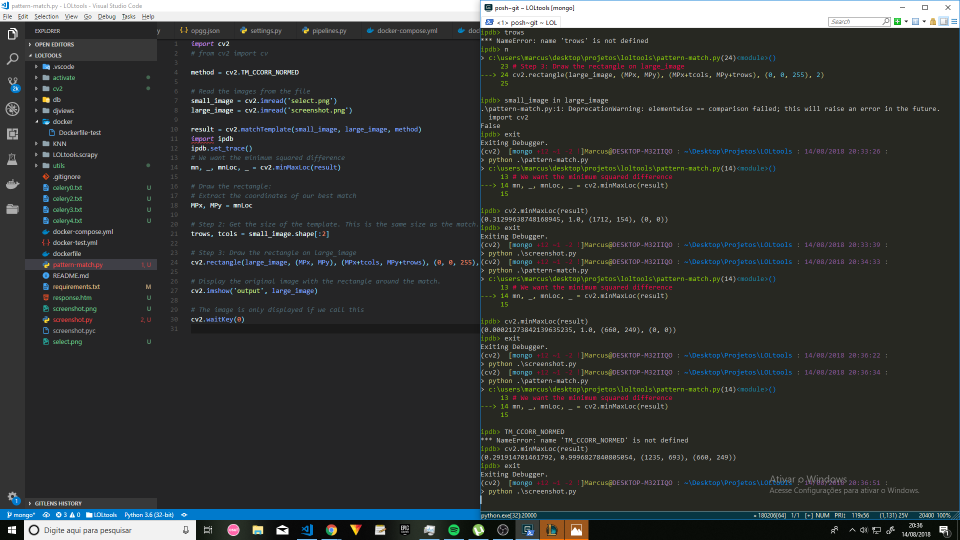
#> input picture screenshot.png, 1920 x 1080 px (shown at 1/2 size)
$ python pattern-match.py
#> lines starting #> are read from the running program, lines starting #| are printed output that depends on the picture; after the words box and inside, x2 and y2 are one past the last pixel; in counts of white or black regions, pixels touching at a corner belong together
import cv2
# from cv2 import cv

method = cv2.TM_SQDIFF
# # # method = cv2.TM_SQDIFF_NORMED

image = ['screenshot.png']


large_image = cv2.imread(image[0])
#> large_image is the input picture: shape (1080, 1920, 3); mean B, G, R 53.8, 55.2, 52.7

# [44 lines of commented-out code are left out]


c_bans_t2 = [[1473, 187, 1511, 223],
             [1433, 187, 1471, 223],
             [1393, 187, 1431, 223]]

c_bans_t1 = [[412, 187, 450, 223],
             [452, 187, 490, 223],
             [492, 187, 530, 223]]


for coordinate in c_bans_t1:
    MPx,MPy,MPx2,MPy2 = coordinate
    cv2.rectangle(large_image, (MPx, MPy), (MPx2, MPy2), (0, 0, 255), 2)
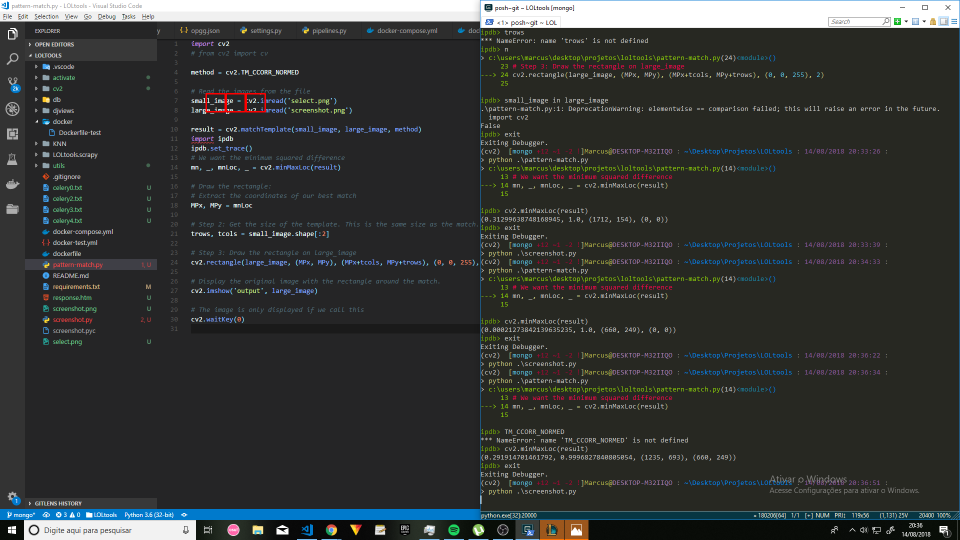
#> large_image: shape (1080, 1920, 3) (shown at 1/2 size); 0.06% of pixels changed, all inside (x1, y1, x2, y2) = (411, 186, 532, 225)
cv2.imshow("cropped", large_image)
cv2.waitKey(0)


def crop_champions(img):
    coordinates_team1 = [[370, 260, 439, 328],
                         [332, 340, 401, 408],
                         [332, 420, 401, 488],
                         [332, 500, 401, 568],
                         [332, 580, 401, 648]]

    coordinates_team2 = [[1517, 260, 1586, 328],
                         [1517, 340, 1586, 408],
                         [1517, 420, 1586, 488],
                         [1517, 500, 1586, 568],
                         [1517, 580, 1586, 648]]

    large_image = cv2.imread('screenshot.png')

    for index,coordinate in enumerate(coordinates_team2):
        MPx, MPy, MPx2, MPy2 = coordinate
        cv2.rectangle(large_image, (MPx, MPy), (MPx2, MPy2), (0, 0, 255), 2)
        crop_img = large_image[MPy:MPy2, MPx:MPx2]
        cv2.imwrite('champion{}.png'.format(index), img)
        cv2.imshow("cropped", crop_img)
        cv2.waitKey(0)

    for index,coordinate in enumerate(coordinates_team1):
        MPx, MPy, MPx2, MPy2 = coordinate
        cv2.rectangle(large_image, (MPx, MPy), (MPx2, MPy2), (255, 0, 0), 2)
        crop_img = large_image[MPy:MPy2, MPx:MPx2]
        cv2.imwrite('champion2{}.png'.format(index), img)
        cv2.imshow("cropped", crop_img)
        cv2.waitKey(0)
